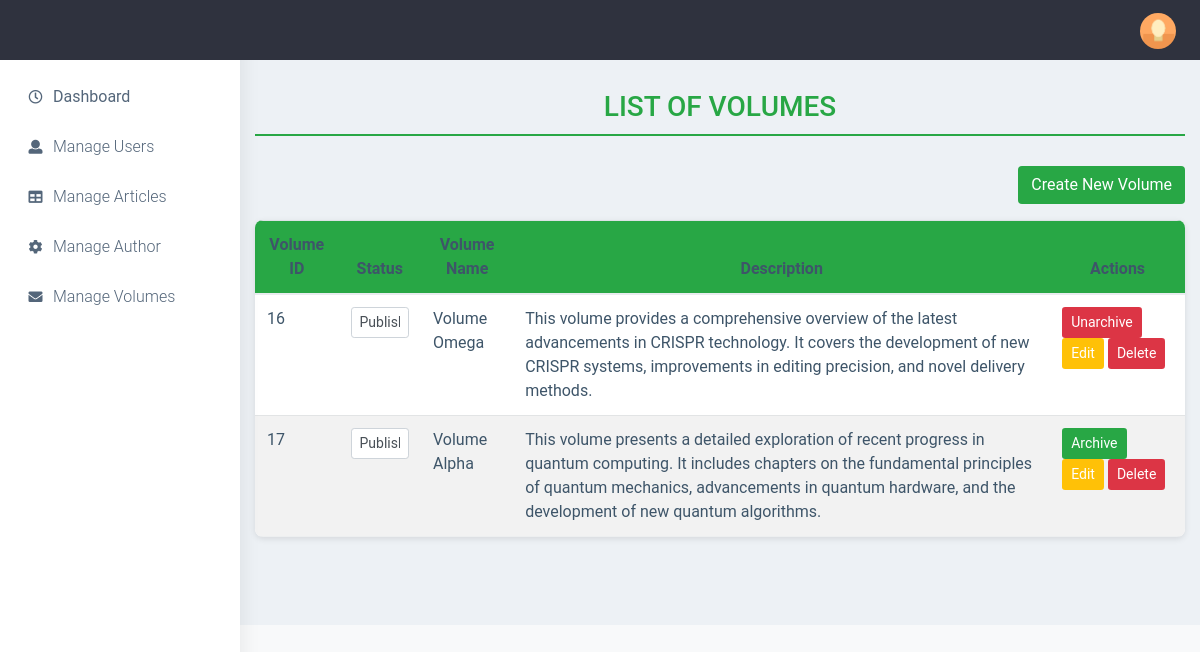
The page /index.php/volume/db_Volumes on the database its author committed.
### tables this page shows
CREATE TABLE `volume`  (
  `volumeid` int NOT NULL AUTO_INCREMENT,
  `published` bit(1) NULL DEFAULT NULL,
  `vol_name` varchar(255) NULL DEFAULT NULL,
  `description` text NULL,
  `date_at` datetime NULL DEFAULT CURRENT_TIMESTAMP,
  `date_published` datetime NULL DEFAULT NULL,
  `archived` bit(1) NULL DEFAULT NULL,
  PRIMARY KEY (`volumeid`) USING BTREE
);

### application/controllers/Volume.php (called while the page is built, shortened)
<?php
class Volume extends CI_Controller {
    public function __construct() {
        $this->load->model('Volume_model');
    }
    public function db_Volumes() {
        $data['volumes'] = $this->Volume_model->getAllVolumes();
        $this->load->view('templates/headerAdmin', $data);
        $this->load->view('pages/db_Volumes', $data);
        $this->load->view('templates/footerAdmin', $data);
    }
}

### index.php (called while the page is built, shortened)
<?php
require_once BASEPATH.'core/CodeIgniter.php';

### application/models/Volume_model.php (called while the page is built, shortened)
<?php
class Volume_model extends CI_Model {
    public function getAllVolumes() {
        return $this->db->get('Volume')->result();
    }
}

### application/views/pages/db_Volumes.php (the view, shortened to what this page needs)
<!DOCTYPE html>
<html lang="en">
<head>
    <link rel="stylesheet" href="https://maxcdn.bootstrapcdn.com/bootstrap/4.5.2/css/bootstrap.min.css">
</head>
<body>
<div class="container">
    <h1 class="title">List of Volumes</h1>
    <div class="mb-3 text-end">
        <a href="<?= base_url('volume/db_createVolumes'); ?>" class="btn btn-custom">Create New Volume</a>
    </div>
    <table class="table table-hover">
        <thead>
        <tr>
            <th>Volume ID</th>
            <th>Status</th>
            <th>Volume Name</th>
            <th>Description</th>
            <th>Actions</th>
        </tr>
        </thead>
        <tbody>
        <?php foreach ($volumes as $volume): ?>
            <tr>
                <td><?= html_escape($volume->volumeid); ?></td>
                <td>
                    <form action="<?= base_url('volume/toggle_published/' . html_escape($volume->volumeid)); ?>" method="post">
                        <select name="published" onchange="this.form.submit()" class="form-control form-control-sm">
                            <option value="1" <?= $volume->published ? 'selected' : ''; ?>>Published</option>
                        </select>
                    </form>
                </td>
                <td><?= html_escape($volume->vol_name); ?></td>
                <td><?= html_escape($volume->description); ?></td>
                <td>
                    <a href="<?= site_url('volume/toggle_archive/' . $volume->volumeid); ?>" class="btn btn-status btn-sm <?= $volume->archived ? 'btn-danger-custom' : 'btn-custom'; ?>">
                        <?= $volume->archived ? 'Unarchive' : 'Archive'; ?>
                    </a>
                    <a href="<?= base_url('volume/db_editVolume/' . html_escape($volume->volumeid)); ?>" class="btn btn-edit btn-sm">Edit</a>
                    <a href="<?= base_url('volume/delete/' . html_escape($volume->volumeid)); ?>" class="btn btn-danger-custom btn-sm" onclick="return confirm('Are you sure you want to delete this volume?')">Delete</a>
                </td>
            </tr>
        <?php endforeach; ?>
        </tbody>
    </table>
</div>
</body>
</html>

### application/views/pages/db_Volumes.php (style rules this page uses)
body { font-family: 'Roboto', sans-serif; margin: 0; padding: 0; background-color: #f8f9fa; }
.container { padding-top: 30px; margin: auto; max-width: 1000px; }
h1.title { text-align: center; color: #28a745; margin-bottom: 30px; text-transform: uppercase; font-size: 28px; border-bottom: 2px solid #28a745; padding-bottom: 10px; }
.table { background-color: #ffffff; border-radius: 8px; overflow: hidden; box-shadow: 0 2px 6px rgba(0, 0, 0, 0.1); }
.table thead { background-color: #28a745; color: #ffffff; }
.table thead th { text-align: center; }
.table tbody tr { transition: background-color 0.2s ease-in-out; }
.table tbody tr:nth-child(even) { background-color: #f2f2f2; }
.btn-custom { background-color: #28a745; color: #ffffff; transition: background-color 0.3s ease; }
.btn-edit { background-color: #ffc107; color: #ffffff; }
.btn-danger-custom { background-color: #dc3545; color: #ffffff; }
.btn-status { margin-right: 5px; }

### rows shown on the page
volume: volumeid "16", published "Published", vol_name "Volume Omega", description "This volume provides a comprehensive overview of the latest advancements in CRISPR technology. It covers the development of new CRISPR systems, improvements in editing precision, and novel delivery methods.", archived "Unarchive"
volume: volumeid "17", published "Published", vol_name "Volume Alpha", description "This volume presents a detailed exploration of recent progress in quantum computing. It includes chapters on the fundamental principles of quantum mechanics, advancements in quantum hardware, and the development of new quantum algorithms.", archived "Archive"
